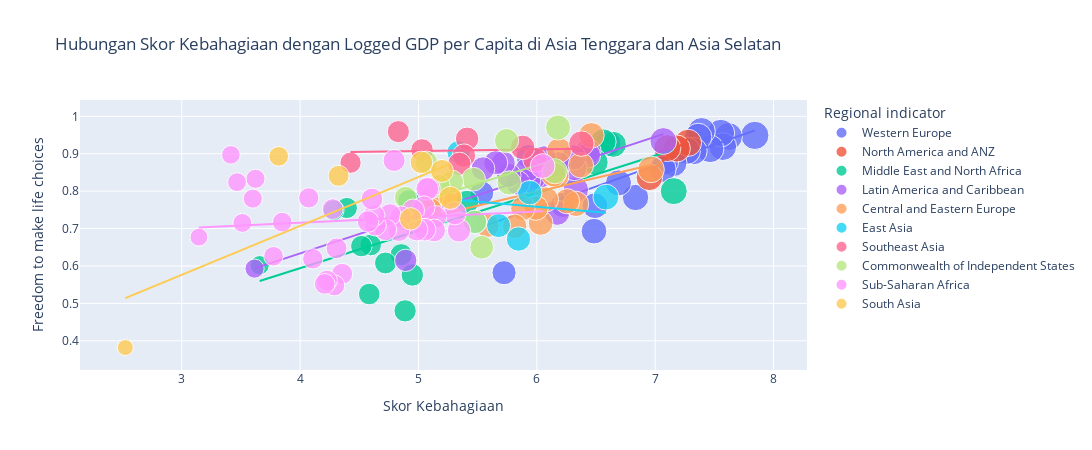

Notebook cell for this chart:
### Code cell
# Scatter plot dengan garis tren
fig = px.scatter(
    df_2021, 
    x="Ladder score", 
    y="Freedom to make life choices", 
    trendline="ols",
    title="Hubungan Skor Kebahagiaan dengan Logged GDP per Capita",
    labels={"Ladder score": "Skor Kebahagiaan", "Logged GDP per capita": "Logged GDP per Capita"},
    color="Regional indicator",  # Menambahkan warna berdasarkan indikator regional
    size="Ladder score",  # Menambahkan ukuran marker berdasarkan skor kebahagiaan
    hover_name="Country name",  # Menambahkan label hover dengan nama negara
    opacity=0.8  # Menambahkan opacity agar lebih mudah melihat tumpukan marker
)
fig.update_layout(
    showlegend=True,
    width=1700, 
    height=450)
fig.show()

### Figure 1 — Plotly figure (JSON) as saved in the notebook; plotly's stock layout.template omitted (floating-point values rounded to 4 significant figures)
{"data": [{"hovertemplate": "<b>%{hovertext}</b><br><br>Regional indicator=Western Europe<br>Skor Kebahagiaan=%{marker.size}<br>Freedom to make life choices=%{y}<extra></extra>", "hovertext": ["Finland", "Denmark", "Switzerland", "Iceland", "Netherlands", "Norway", "Sweden", "Luxembourg", "Austria", "Germany", "Ireland", "United Kingdom", "Belgium", "France", "Malta", "Spain", "Italy", "Cyprus", "Portugal", "Greece", "North Cyprus"], "legendgroup": "Western Europe", "marker": {"color": "#636efa", "opacity": 0.8, "size": [7.842, 7.62, 7.571, 7.554, 7.464, 7.392, 7.363, 7.324, 7.268, 7.155, 7.085, 7.064, 6.834, 6.69, 6.602, 6.491, 6.483, 6.223, 5.929, 5.723, 5.536], "sizemode": "area", "sizeref": 0.0196, "symbol": "circle"}, "mode": "markers", "name": "Western Europe", "orientation": "v", "showlegend": true, "type": "scatter", "x": [7.842, 7.62, 7.571, 7.554, 7.464, 7.392, 7.363, 7.324, 7.268, 7.155, 7.085, 7.064, 6.834, 6.69, 6.602, 6.491, 6.483, 6.223, 5.929, 5.723, 5.536], "xaxis": "x", "y": [0.949, 0.946, 0.919, 0.955, 0.913, 0.96, 0.945, 0.907, 0.908, 0.875, 0.879, 0.859, 0.783, 0.822, 0.927, 0.761, 0.693, 0.763, 0.892, 0.582, 0.795], "yaxis": "y"}, {"hovertemplate": "<b>OLS trendline</b><br>Freedom to make life choices = 0.111919 * Ladder score + 0.0848036<br>R<sup>2</sup>=0.555395<br><br>Regional indicator=Western Europe<br>Skor Kebahagiaan=%{x}<br>Freedom to make life choices=%{y} <b>(trend)</b><extra></extra>", "legendgroup": "Western Europe", "marker": {"color": "#636efa", "symbol": "circle"}, "mode": "lines", "name": "Western Europe", "showlegend": false, "type": "scatter", "x": [5.536, 5.723, 5.929, 6.223, 6.483, 6.491, 6.602, 6.69, 6.834, 7.064, 7.085, 7.155, 7.268, 7.324, 7.363, 7.392, 7.464, 7.554, 7.571, 7.62, 7.842], "xaxis": "x", "y": [0.7044, 0.7253, 0.7484, 0.7813, 0.8104, 0.8113, 0.8237, 0.8335, 0.8497, 0.8754, 0.8778, 0.8856, 0.8982, 0.9045, 0.9089, 0.9121, 0.9202, 0.9302, 0.9321, 0.9376, 0.9625], "yaxis": "y"}, {"hovertemplate": "<b>%{hovertext}</b><br><br>Regional indicator=North America and ANZ<br>Skor Kebahagiaan=%{marker.size}<br>Freedom to make life choices=%{y}<extra></extra>", "hovertext": ["New Zealand", "Australia", "Canada", "United States"], "legendgroup": "North America and ANZ", "marker": {"color": "#EF553B", "opacity": 0.8, "size": [7.277, 7.183, 7.103, 6.951], "sizemode": "area", "sizeref": 0.0196, "symbol": "circle"}, "mode": "markers", "name": "North America and ANZ", "orientation": "v", "showlegend": true, "type": "scatter", "x": [7.277, 7.183, 7.103, 6.951], "xaxis": "x", "y": [0.929, 0.914, 0.915, 0.837], "yaxis": "y"}, {"hovertemplate": "<b>OLS trendline</b><br>Freedom to make life choices = 0.277541 * Ladder score + -1.0797<br>R<sup>2</sup>=0.842994<br><br>Regional indicator=North America and ANZ<br>Skor Kebahagiaan=%{x}<br>Freedom to make life choices=%{y} <b>(trend)</b><extra></extra>", "legendgroup": "North America and ANZ", "marker": {"color": "#EF553B", "symbol": "circle"}, "mode": "lines", "name": "North America and ANZ", "showlegend": false, "type": "scatter", "x": [6.951, 7.103, 7.183, 7.277], "xaxis": "x", "y": [0.8495, 0.8917, 0.9139, 0.94], "yaxis": "y"}, {"hovertemplate": "<b>%{hovertext}</b><br><br>Regional indicator=Middle East and North Africa<br>Skor Kebahagiaan=%{marker.size}<br>Freedom to make life choices=%{y}<extra></extra>", "hovertext": ["Israel", "Bahrain", "United Arab Emirates", "Saudi Arabia", "Kuwait", "Libya", "Turkey", "Morocco", "Algeria", "Iraq", "Iran", "Tunisia", "Lebanon", "Palestinian Territories", "Jordan", "Egypt", "Yemen"], "legendgroup": "Middle East and North Africa", "marker": {"color": "#00cc96", "opacity": 0.8, "size": [7.157, 6.647, 6.561, 6.494, 6.106, 5.41, 4.948, 4.918, 4.887, 4.854, 4.721, 4.596, 4.584, 4.517, 4.395, 4.283, 3.658], "sizemode": "area", "sizeref": 0.0196, "symbol": "circle"}, "mode": "markers", "name": "Middle East and North Africa", "orientation": "v", "showlegend": true, "type": "scatter", "x": [7.157, 6.647, 6.561, 6.494, 6.106, 5.41, 4.948, 4.918, 4.887, 4.854, 4.721, 4.596, 4.584, 4.517, 4.395, 4.283, 3.658], "xaxis": "x", "y": [0.8, 0.925, 0.932, 0.877, 0.867, 0.771, 0.576, 0.774, 0.48, 0.63, 0.608, 0.656, 0.525, 0.653, 0.755, 0.749, 0.602], "yaxis": "y"}, {"hovertemplate": "<b>OLS trendline</b><br>Freedom to make life choices = 0.100315 * Ladder score + 0.192852<br>R<sup>2</sup>=0.524513<br><br>Regional indicator=Middle East and North Africa<br>Skor Kebahagiaan=%{x}<br>Freedom to make life choices=%{y} <b>(trend)</b><extra></extra>", "legendgroup": "Middle East and North Africa", "marker": {"color": "#00cc96", "symbol": "circle"}, "mode": "lines", "name": "Middle East and North Africa", "showlegend": false, "type": "scatter", "x": [3.658, 4.283, 4.395, 4.517, 4.584, 4.596, 4.721, 4.854, 4.887, 4.918, 4.948, 5.41, 6.106, 6.494, 6.561, 6.647, 7.157], "xaxis": "x", "y": [0.5598, 0.6225, 0.6337, 0.646, 0.6527, 0.6539, 0.6664, 0.6798, 0.6831, 0.6862, 0.6892, 0.7356, 0.8054, 0.8443, 0.851, 0.8596, 0.9108], "yaxis": "y"}, {"hovertemplate": "<b>%{hovertext}</b><br><br>Regional indicator=Latin America and Caribbean<br>Skor Kebahagiaan=%{marker.size}<br>Freedom to make life choices=%{y}<extra></extra>", "hovertext": ["Costa Rica", "Guatemala", "Uruguay", "Brazil", "Mexico", "Jamaica", "Panama", "Chile", "El Salvador", "Colombia", "Nicaragua", "Argentina", "Honduras", "Peru", "Ecuador", "Bolivia", "Paraguay", "Dominican Republic", "Venezuela", "Haiti"], "legendgroup": "Latin America and Caribbean", "marker": {"color": "#ab63fa", "opacity": 0.8, "size": [7.069, 6.435, 6.431, 6.33, 6.317, 6.309, 6.18, 6.172, 6.061, 6.012, 5.972, 5.929, 5.919, 5.84, 5.764, 5.716, 5.653, 5.545, 4.892, 3.615], "sizemode": "area", "sizeref": 0.0196, "symbol": "circle"}, "mode": "markers", "name": "Latin America and Caribbean", "orientation": "v", "showlegend": true, "type": "scatter", "x": [7.069, 6.435, 6.431, 6.33, 6.317, 6.309, 6.18, 6.172, 6.061, 6.012, 5.972, 5.929, 5.919, 5.84, 5.764, 5.716, 5.653, 5.545, 4.892, 3.615], "xaxis": "x", "y": [0.934, 0.906, 0.896, 0.804, 0.862, 0.89, 0.872, 0.742, 0.888, 0.837, 0.836, 0.828, 0.857, 0.822, 0.842, 0.875, 0.876, 0.86, 0.615, 0.593], "yaxis": "y"}, {"hovertemplate": "<b>OLS trendline</b><br>Freedom to make life choices = 0.103902 * Ladder score + 0.21789<br>R<sup>2</sup>=0.668659<br><br>Regional indicator=Latin America and Caribbean<br>Skor Kebahagiaan=%{x}<br>Freedom to make life choices=%{y} <b>(trend)</b><extra></extra>", "legendgroup": "Latin America and Caribbean", "marker": {"color": "#ab63fa", "symbol": "circle"}, "mode": "lines", "name": "Latin America and Caribbean", "showlegend": false, "type": "scatter", "x": [3.615, 4.892, 5.545, 5.653, 5.716, 5.764, 5.84, 5.919, 5.929, 5.972, 6.012, 6.061, 6.172, 6.18, 6.309, 6.317, 6.33, 6.431, 6.435, 7.069], "xaxis": "x", "y": [0.5935, 0.7262, 0.794, 0.8052, 0.8118, 0.8168, 0.8247, 0.8329, 0.8339, 0.8384, 0.8426, 0.8476, 0.8592, 0.86, 0.8734, 0.8742, 0.8756, 0.8861, 0.8865, 0.9524], "yaxis": "y"}, {"hovertemplate": "<b>%{hovertext}</b><br><br>Regional indicator=Central and Eastern Europe<br>Skor Kebahagiaan=%{marker.size}<br>Freedom to make life choices=%{y}<extra></extra>", "hovertext": ["Czech Republic", "Slovenia", "Kosovo", "Slovakia", "Lithuania", "Estonia", "Poland", "Romania", "Serbia", "Latvia", "Hungary", "Croatia", "Bosnia and Herzegovina", "Montenegro", "Bulgaria", "Albania", "North Macedonia"], "legendgroup": "Central and Eastern Europe", "marker": {"color": "#FFA15A", "opacity": 0.8, "size": [6.965, 6.461, 6.372, 6.331, 6.255, 6.189, 6.166, 6.14, 6.078, 6.032, 5.992, 5.882, 5.813, 5.581, 5.266, 5.117, 5.101], "sizemode": "area", "sizeref": 0.0196, "symbol": "circle"}, "mode": "markers", "name": "Central and Eastern Europe", "orientation": "v", "showlegend": true, "type": "scatter", "x": [6.965, 6.461, 6.372, 6.331, 6.255, 6.189, 6.166, 6.14, 6.078, 6.032, 5.992, 5.882, 5.813, 5.581, 5.266, 5.117, 5.101], "xaxis": "x", "y": [0.858, 0.949, 0.869, 0.766, 0.773, 0.909, 0.841, 0.845, 0.778, 0.715, 0.755, 0.754, 0.706, 0.708, 0.788, 0.785, 0.751], "yaxis": "y"}, {"hovertemplate": "<b>OLS trendline</b><br>Freedom to make life choices = 0.0741452 * Ladder score + 0.353318<br>R<sup>2</sup>=0.269028<br><br>Regional indicator=Central and Eastern Europe<br>Skor Kebahagiaan=%{x}<br>Freedom to make life choices=%{y} <b>(trend)</b><extra></extra>", "legendgroup": "Central and Eastern Europe", "marker": {"color": "#FFA15A", "symbol": "circle"}, "mode": "lines", "name": "Central and Eastern Europe", "showlegend": false, "type": "scatter", "x": [5.101, 5.117, 5.266, 5.581, 5.813, 5.882, 5.992, 6.032, 6.078, 6.14, 6.166, 6.189, 6.255, 6.331, 6.372, 6.461, 6.965], "xaxis": "x", "y": [0.7315, 0.7327, 0.7438, 0.7671, 0.7843, 0.7894, 0.7976, 0.8006, 0.804, 0.8086, 0.8105, 0.8122, 0.8171, 0.8227, 0.8258, 0.8324, 0.8697], "yaxis": "y"}, {"hovertemplate": "<b>%{hovertext}</b><br><br>Regional indicator=East Asia<br>Skor Kebahagiaan=%{marker.size}<br>Freedom to make life choices=%{y}<extra></extra>", "hovertext": ["Taiwan Province of China", "Japan", "South Korea", "Mongolia", "Hong Kong S.A.R. of China", "China"], "legendgroup": "East Asia", "marker": {"color": "#19d3f3", "opacity": 0.8, "size": [6.584, 5.94, 5.845, 5.677, 5.477, 5.339], "sizemode": "area", "sizeref": 0.0196, "symbol": "circle"}, "mode": "markers", "name": "East Asia", "orientation": "v", "showlegend": true, "type": "scatter", "x": [6.584, 5.94, 5.845, 5.677, 5.477, 5.339], "xaxis": "x", "y": [0.784, 0.796, 0.672, 0.708, 0.717, 0.904], "yaxis": "y"}, {"hovertemplate": "<b>OLS trendline</b><br>Freedom to make life choices = -0.0273041 * Ladder score + 0.922146<br>R<sup>2</sup>=0.020710<br><br>Regional indicator=East Asia<br>Skor Kebahagiaan=%{x}<br>Freedom to make life choices=%{y} <b>(trend)</b><extra></extra>", "legendgroup": "East Asia", "marker": {"color": "#19d3f3", "symbol": "circle"}, "mode": "lines", "name": "East Asia", "showlegend": false, "type": "scatter", "x": [5.339, 5.477, 5.677, 5.845, 5.94, 6.584], "xaxis": "x", "y": [0.7764, 0.7726, 0.7671, 0.7626, 0.76, 0.7424], "yaxis": "y"}, {"hovertemplate": "<b>%{hovertext}</b><br><br>Regional indicator=Southeast Asia<br>Skor Kebahagiaan=%{marker.size}<br>Freedom to make life choices=%{y}<extra></extra>", "hovertext": ["Singapore", "Thailand", "Philippines", "Vietnam", "Malaysia", "Indonesia", "Laos", "Cambodia", "Myanmar"], "legendgroup": "Southeast Asia", "marker": {"color": "#FF6692", "opacity": 0.8, "size": [6.377, 5.985, 5.88, 5.411, 5.384, 5.345, 5.03, 4.83, 4.426], "sizemode": "area", "sizeref": 0.0196, "symbol": "circle"}, "mode": "markers", "name": "Southeast Asia", "orientation": "v", "showlegend": true, "type": "scatter", "x": [6.377, 5.985, 5.88, 5.411, 5.384, 5.345, 5.03, 4.83, 4.426], "xaxis": "x", "y": [0.927, 0.884, 0.917, 0.94, 0.895, 0.873, 0.91, 0.959, 0.876], "yaxis": "y"}, {"hovertemplate": "<b>OLS trendline</b><br>Freedom to make life choices = 0.00429108 * Ladder score + 0.885796<br>R<sup>2</sup>=0.007674<br><br>Regional indicator=Southeast Asia<br>Skor Kebahagiaan=%{x}<br>Freedom to make life choices=%{y} <b>(trend)</b><extra></extra>", "legendgroup": "Southeast Asia", "marker": {"color": "#FF6692", "symbol": "circle"}, "mode": "lines", "name": "Southeast Asia", "showlegend": false, "type": "scatter", "x": [4.426, 4.83, 5.03, 5.345, 5.384, 5.411, 5.88, 5.985, 6.377], "xaxis": "x", "y": [0.9048, 0.9065, 0.9074, 0.9087, 0.9089, 0.909, 0.911, 0.9115, 0.9132], "yaxis": "y"}, {"hovertemplate": "<b>%{hovertext}</b><br><br>Regional indicator=Commonwealth of Independent States<br>Skor Kebahagiaan=%{marker.size}<br>Freedom to make life choices=%{y}<extra></extra>", "hovertext": ["Uzbekistan", "Kazakhstan", "Moldova", "Kyrgyzstan", "Belarus", "Russia", "Tajikistan", "Armenia", "Azerbaijan", "Turkmenistan", "Georgia", "Ukraine"], "legendgroup": "Commonwealth of Independent States", "marker": {"color": "#B6E880", "opacity": 0.8, "size": [6.179, 6.152, 5.766, 5.744, 5.534, 5.477, 5.466, 5.283, 5.171, 5.066, 4.891, 4.875], "sizemode": "area", "sizeref": 0.0196, "symbol": "circle"}, "mode": "markers", "name": "Commonwealth of Independent States", "orientation": "v", "showlegend": true, "type": "scatter", "x": [6.179, 6.152, 5.766, 5.744, 5.534, 5.477, 5.466, 5.283, 5.171, 5.066, 4.891, 4.875], "xaxis": "x", "y": [0.97, 0.853, 0.822, 0.935, 0.65, 0.718, 0.832, 0.825, 0.814, 0.877, 0.783, 0.724], "yaxis": "y"}, {"hovertemplate": "<b>OLS trendline</b><br>Freedom to make life choices = 0.0973661 * Ladder score + 0.284616<br>R<sup>2</sup>=0.222289<br><br>Regional indicator=Commonwealth of Independent States<br>Skor Kebahagiaan=%{x}<br>Freedom to make life choices=%{y} <b>(trend)</b><extra></extra>", "legendgroup": "Commonwealth of Independent States", "marker": {"color": "#B6E880", "symbol": "circle"}, "mode": "lines", "name": "Commonwealth of Independent States", "showlegend": false, "type": "scatter", "x": [4.875, 4.891, 5.066, 5.171, 5.283, 5.466, 5.477, 5.534, 5.744, 5.766, 6.152, 6.179], "xaxis": "x", "y": [0.7593, 0.7608, 0.7779, 0.7881, 0.799, 0.8168, 0.8179, 0.8234, 0.8439, 0.846, 0.8836, 0.8862], "yaxis": "y"}, {"hovertemplate": "<b>%{hovertext}</b><br><br>Regional indicator=Sub-Saharan Africa<br>Skor Kebahagiaan=%{marker.size}<br>Freedom to make life choices=%{y}<extra></extra>", "hovertext": ["Mauritius", "Congo (Brazzaville)", "Ivory Coast", "Cameroon", "Senegal", "Ghana", "Niger", "Gambia", "Benin", "Guinea", "South Africa", "Gabon", "Burkina Faso", "Mozambique", "Nigeria", "Mali", "Uganda", "Liberia", "Kenya", "Namibia", "Chad", "Swaziland", "Comoros", "Ethiopia", "Mauritania", "Madagascar", "Togo", "Zambia", "Sierra Leone", "Burundi", "Tanzania", "Malawi", "Lesotho", "Botswana", "Rwanda", "Zimbabwe"], "legendgroup": "Sub-Saharan Africa", "marker": {"color": "#FF97FF", "opacity": 0.8, "size": [6.049, 5.342, 5.306, 5.142, 5.132, 5.088, 5.074, 5.051, 5.045, 4.984, 4.956, 4.852, 4.834, 4.794, 4.759, 4.723, 4.636, 4.625, 4.607, 4.574, 4.355, 4.308, 4.289, 4.275, 4.227, 4.208, 4.107, 4.073, 3.849, 3.775, 3.623, 3.6, 3.512, 3.467, 3.415, 3.145], "sizemode": "area", "sizeref": 0.0196, "symbol": "circle"}, "mode": "markers", "name": "Sub-Saharan Africa", "orientation": "v", "showlegend": true, "type": "scatter", "x": [6.049, 5.342, 5.306, 5.142, 5.132, 5.088, 5.074, 5.051, 5.045, 4.984, 4.956, 4.852, 4.834, 4.794, 4.759, 4.723, 4.636, 4.625, 4.607, 4.574, 4.355, 4.308, 4.289, 4.275, 4.227, 4.208, 4.107, 4.073, 3.849, 3.775, 3.623, 3.6, 3.512, 3.467, 3.415, 3.145], "xaxis": "x", "y": [0.867, 0.695, 0.741, 0.731, 0.695, 0.807, 0.806, 0.697, 0.757, 0.697, 0.749, 0.731, 0.695, 0.882, 0.737, 0.697, 0.709, 0.735, 0.779, 0.719, 0.579, 0.647, 0.548, 0.752, 0.561, 0.552, 0.619, 0.782, 0.717, 0.626, 0.833, 0.78, 0.715, 0.824, 0.897, 0.677], "yaxis": "y"}, {"hovertemplate": "<b>OLS trendline</b><br>Freedom to make life choices = 0.0149616 * Ladder score + 0.65595<br>R<sup>2</sup>=0.012655<br><br>Regional indicator=Sub-Saharan Africa<br>Skor Kebahagiaan=%{x}<br>Freedom to make life choices=%{y} <b>(trend)</b><extra></extra>", "legendgroup": "Sub-Saharan Africa", "marker": {"color": "#FF97FF", "symbol": "circle"}, "mode": "lines", "name": "Sub-Saharan Africa", "showlegend": false, "type": "scatter", "x": [3.145, 3.415, 3.467, 3.512, 3.6, 3.623, 3.775, 3.849, 4.073, 4.107, 4.208, 4.227, 4.275, 4.289, 4.308, 4.355, 4.574, 4.607, 4.625, 4.636, 4.723, 4.759, 4.794, 4.834, 4.852, 4.956, 4.984, 5.045, 5.051, 5.074, 5.088, 5.132, 5.142, 5.306, 5.342, 6.049], "xaxis": "x", "y": [0.703, 0.707, 0.7078, 0.7085, 0.7098, 0.7102, 0.7124, 0.7135, 0.7169, 0.7174, 0.7189, 0.7192, 0.7199, 0.7201, 0.7204, 0.7211, 0.7244, 0.7249, 0.7251, 0.7253, 0.7266, 0.7272, 0.7277, 0.7283, 0.7285, 0.7301, 0.7305, 0.7314, 0.7315, 0.7319, 0.7321, 0.7327, 0.7329, 0.7353, 0.7359, 0.7465], "yaxis": "y"}, {"hovertemplate": "<b>%{hovertext}</b><br><br>Regional indicator=South Asia<br>Skor Kebahagiaan=%{marker.size}<br>Freedom to make life choices=%{y}<extra></extra>", "hovertext": ["Nepal", "Maldives", "Bangladesh", "Pakistan", "Sri Lanka", "India", "Afghanistan"], "legendgroup": "South Asia", "marker": {"color": "#FECB52", "opacity": 0.8, "size": [5.269, 5.198, 5.025, 4.934, 4.325, 3.819, 2.523], "sizemode": "area", "sizeref": 0.0196, "symbol": "circle"}, "mode": "markers", "name": "South Asia", "orientation": "v", "showlegend": true, "type": "scatter", "x": [5.269, 5.198, 5.025, 4.934, 4.325, 3.819, 2.523], "xaxis": "x", "y": [0.782, 0.854, 0.877, 0.726, 0.841, 0.893, 0.382], "yaxis": "y"}, {"hovertemplate": "<b>OLS trendline</b><br>Freedom to make life choices = 0.130668 * Ladder score + 0.184589<br>R<sup>2</sup>=0.529029<br><br>Regional indicator=South Asia<br>Skor Kebahagiaan=%{x}<br>Freedom to make life choices=%{y} <b>(trend)</b><extra></extra>", "legendgroup": "South Asia", "marker": {"color": "#FECB52", "symbol": "circle"}, "mode": "lines", "name": "South Asia", "showlegend": false, "type": "scatter", "x": [2.523, 3.819, 4.325, 4.934, 5.025, 5.198, 5.269], "xaxis": "x", "y": [0.5143, 0.6836, 0.7497, 0.8293, 0.8412, 0.8638, 0.8731], "yaxis": "y"}], "layout": {"height": 450, "legend": {"itemsizing": "constant", "title": {"text": "Regional indicator"}, "tracegroupgap": 0}, "showlegend": true, "title": {"text": "Hubungan Skor Kebahagiaan dengan Logged GDP per Capita di Asia Tenggara dan Asia Selatan"}, "width": 1700, "xaxis": {"anchor": "y", "domain": [0, 1], "title": {"text": "Skor Kebahagiaan"}}, "yaxis": {"anchor": "x", "domain": [0, 1], "title": {"text": "Freedom to make life choices"}}}}
